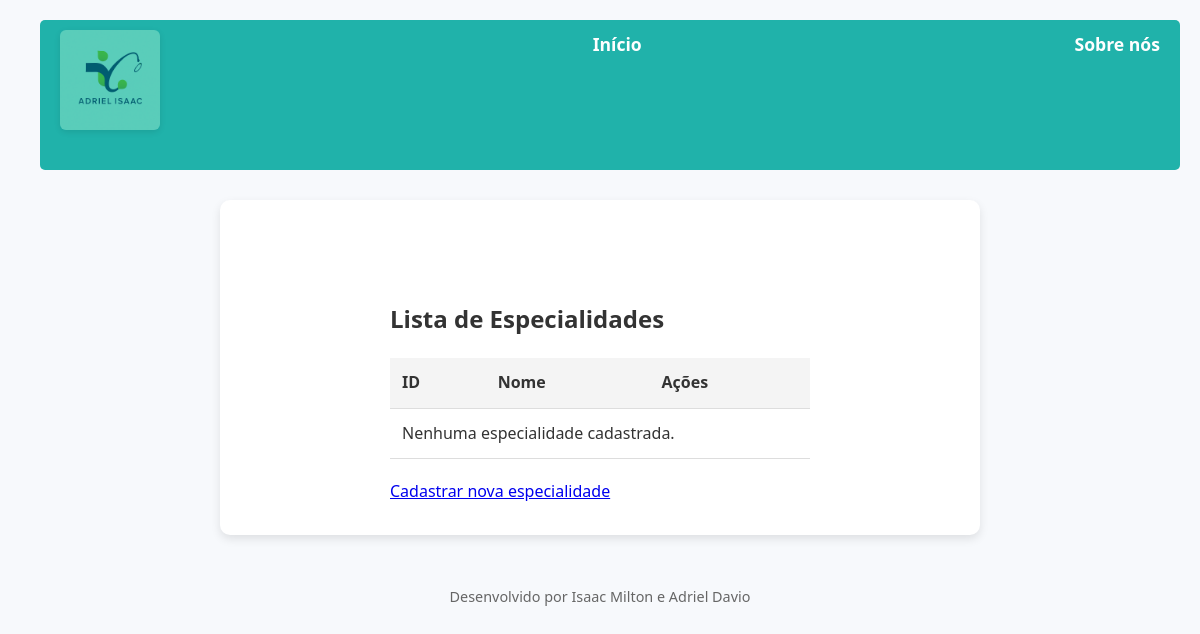
Before: /especialidade/listar/ with the older database file.
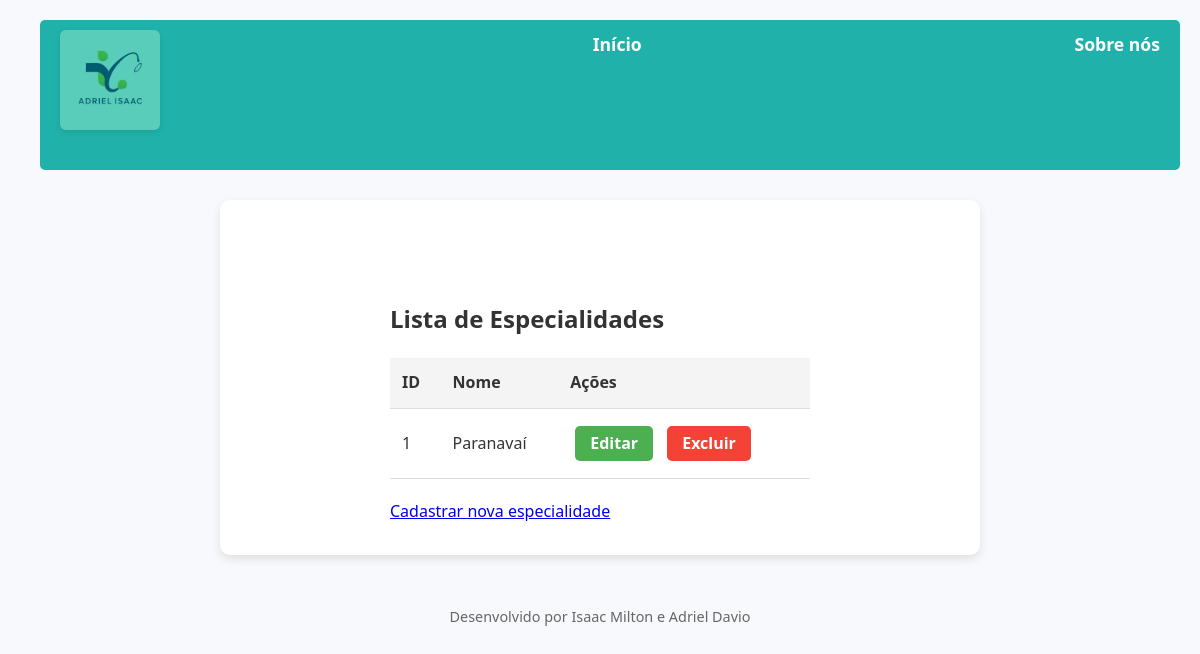
After: the same page with the newer database file.
### paginasweb/models.py (models this page shows)
class Especialidade(models.Model):
    nome = models.CharField(max_length=100)
    cadastrado_em = models.DateTimeField(auto_now_add=True)
    descricao = models.TextField(default="Sem descrição")

### paginasweb/views.py (the view)
# urls.py: path('especialidade/listar/', EspecialidadeList.as_view(), name='listar-especialidade'),
class EspecialidadeList(ListView):
    model = Especialidade
    template_name = 'paginasweb/especialidade.html'
    context_object_name = 'especialidades'

### paginasweb/templates/paginasweb/especialidade.html
{% extends 'paginasweb/base.html' %}
{% block conteudo %}
    <div class="container">
        <h2>Lista de Especialidades</h2>
        <table>
            <thead>
                <tr>
                    <th>ID</th>
                    <th>Nome</th>
                    <th>Ações</th>
                </tr>
            </thead>
            <tbody>
                {% for especialidade in especialidades %}
                    <tr>
                        <td>{{ especialidade.id }}</td>
                        <td>{{ especialidade.nome }}</td>
                        <td>
                            <a href="{% url 'editar-especialidade' especialidade.id %}" class="btn-editar">Editar</a>
                            <a href="{% url 'excluir-especialidade' especialidade.id %}" class="btn-excluir">Excluir</a>
                        </td>
                    </tr>
                {% empty %}
                    <tr>
                        <td colspan="3">Nenhuma especialidade cadastrada.</td>
                    </tr>
                {% endfor %}
            </tbody>
        </table>
        <a href="{% url 'cadastrar-especialidade' %}">Cadastrar nova especialidade</a>
    </div>
{% endblock %}

### paginasweb/templates/paginasweb/base.html (shortened to what this page needs)
{% load static %}
<!DOCTYPE html>
<html lang="pt-BR">
<head>
    <link rel="stylesheet" href="{% static 'css/estilo.css' %}">
</head>
<body>
    <ul id="menu">
        <li class="logo">
            <a href="{% url 'index' %}">
                <img src="{% static 'images/logo2.png' %}" >
            </a>
        </li>
        <li><a href="{% url 'index' %}">Início</a></li>
        <li><a href="{% url 'sobre' %}">Sobre nós</a></li>
    </ul>
    <div id="conteudo">
        {% block conteudo %}{% endblock %}
    </div>
    <div id="rodape">
        Desenvolvido por Isaac Milton e Adriel Davio
    </div>
</body>
</html>

### static/css/estilo.css (style rules this page uses)
body, h3, h4, p, ul, li { margin: 0; padding: 0; font-family: 'Segoe UI', Tahoma, Geneva, Verdana, sans-serif; color: #333; }
body { background: #f7f9fc; line-height: 1.6; padding: 20px; }
#menu { list-style: none; background-color: #20B2AA; display: flex; justify-content: space-between; padding: 10px 0; border-radius: 5px; margin-bottom: 30px; }
#menu li { margin: 0 20px; }
#menu li a { color: white; text-decoration: none; font-weight: 600; font-size: 1.1rem; transition: color 0.3s ease; }
#menu li.logo a img { width: 100px; height: auto; }
#conteudo { max-width: 700px; margin: 0 auto; background: white; padding: 30px; border-radius: 10px; box-shadow: 0 4px 10px rgba(0,0,0,0.1); }
ul { margin-left: 20px; margin-bottom: 30px; }
li { margin-bottom: 8px; font-size: 1rem; }
img { display: block; max-width: 100%; height: auto; margin-bottom: 30px; border-radius: 6px; box-shadow: 0 2px 6px rgba(0,0,0,0.1); }
#rodape { text-align: center; margin-top: 50px; font-size: 0.9rem; color: #666; }
.container { width: 60%; margin: 0 auto; padding-top: 50px; }
table { width: 100%; border-collapse: collapse; margin: 20px 0; }
th, td { padding: 12px; text-align: left; border-bottom: 1px solid #ddd; }
th { background-color: #f4f4f4; font-weight: bold; }
a.btn-editar, a.btn-excluir { display: inline-block; padding: 5px 15px; margin: 5px; text-decoration: none; border-radius: 5px; font-weight: bold; text-align: center; transition: background-color 0.3s ease; }
a.btn-editar { background-color: #4CAF50; color: white; }
a.btn-excluir { background-color: #f44336; color: white; }

Changed rows visible on the page:
added Especialidade: id "1", nome "Paranavaí"
Other visible differences:
text no longer shown: "Nenhuma especialidade cadastrada."
